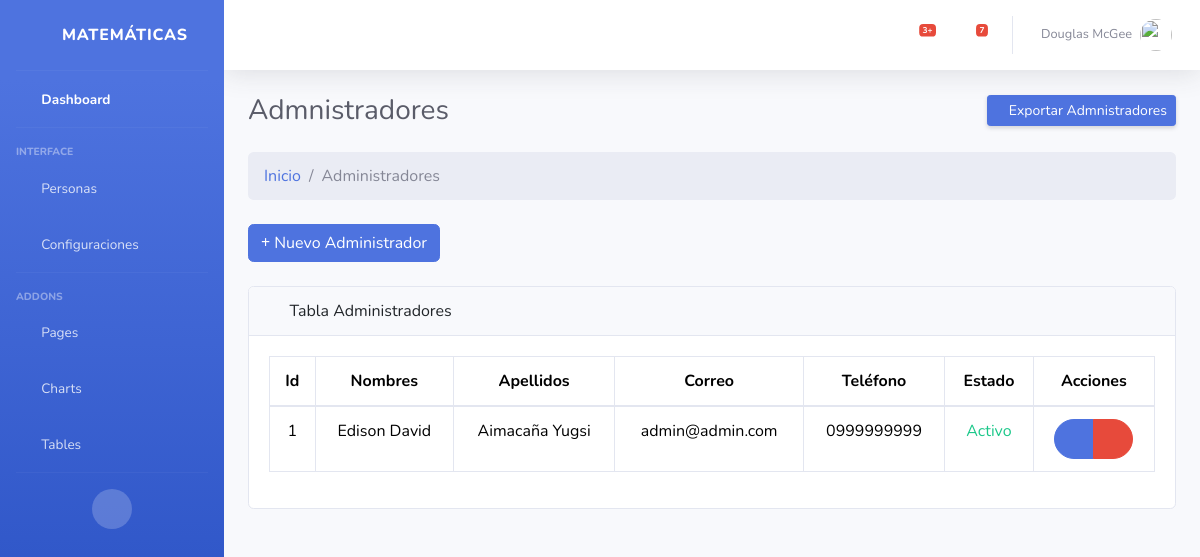
Screenshot of /administrador/ with the database file from the repository.
### Aplicaciones/core/models.py (models this page shows, shortened)
class Administradores(models.Model):
    adm_id = models.AutoField(primary_key=True)
    fk_id_persona = models.ForeignKey(Personas,verbose_name='Persona',on_delete=models.CASCADE)
    adm_fotografia = models.ImageField(default='Sin Foto',null=True,blank=True,verbose_name="Fotografía:")
    adm_estado = models.BooleanField(default=True,verbose_name='Estado:')

class Personas(models.Model):
    per_id = models.AutoField(primary_key=True)
    fk_id_usuario = models.ForeignKey(User,verbose_name='Usuario',on_delete=models.CASCADE)
    per_segundo_nombre = models.CharField(max_length=50,default="Null",null=False,verbose_name="Segundo nombre:")
    per_segundo_apellido = models.CharField(max_length=50,default="Null",null=False,verbose_name="Segundo apellido:")
    per_fecha_nacimiento = models.DateField(default="Null",verbose_name="Fecha de nacimiento:")
    per_cedula = models.CharField(max_length=15,default="Null",null=False,verbose_name="Cédula:")
    per_telefono = models.CharField(max_length=15,default="Null",null=True,verbose_name="Teléfono:")
    per_fecha_actualizacion = models.DateTimeField(auto_now=True,verbose_name='Actualizado el:')

### Aplicaciones/core/views/crud_administrador_views.py (the view)
# urls.py: path('administrador/', crud_administrador_views.index, name='administrador_index'),
def index(request):
    administradores = Administradores.objects.all()  # Obtener todos los administradores
    return render(request, 'administrador/index.html', {'administradores': administradores})

### Aplicaciones/core/templates/administrador/index.html (shortened to what this page needs)
{% extends 'plantillas/MasterAdmin.html' %}
{% load static %}
{% block css %}
<link href="{% static 'vendor/fontawesome-free/css/all.min.css' %}" rel="stylesheet" type="text/css">
{% endblock %}
{% block content %}
<div class="container-fluid ">
  <div class="d-sm-flex align-items-center justify-content-between mb-4">
    <h1 class="h3 mb-0 text-gray-800">Admnistradores</h1>
    <a href="#" class="d-none d-sm-inline-block btn btn-sm btn-primary shadow-sm"> Exportar Admnistradores </a>
  </div>
  <ol class="breadcrumb mb-4">
    <li class="breadcrumb-item"><a href="{% url 'inicio' %}">Inicio</a></li>
    <li class="breadcrumb-item active">Administradores</li>
  </ol>
  <div class="mb-4">
    <a href="{% url 'administrador_create' %}" class="btn btn-primary"><i class="fas fa-plus"></i> Nuevo
      Administrador</a>
  </div>
  <div class="card mb-4">
    <div class="card-header">
      <i class="fas fa-table me-1"></i>
      Tabla Administradores
    </div>
    <div class="card-body">
      <div class="table-responsive">
        <table class="table table-bordered text-center" id="tbl-admin" width="100%" cellspacing="0">
          <thead>
            <tr>
              <th>Id</th>
              <th>Nombres</th>
              <th>Apellidos</th>
              <th>Correo</th>
              <th>Teléfono</th>
              <th>Estado</th>
              <th>Acciones</th>
            </tr>
          </thead>
          <tbody>
            {% for admin in administradores %}
              <tr>
                <td>{{admin.adm_id}}</td>
                <td>{{admin.fk_id_persona.fk_id_usuario.first_name}} {{admin.fk_id_persona.per_segundo_nombre}}</td>
                <td>{{admin.fk_id_persona.fk_id_usuario.last_name}} {{admin.fk_id_persona.per_segundo_apellido}}</td>
                <td>{{admin.fk_id_persona.fk_id_usuario.email}}</td>
                <td>{{admin.fk_id_persona.per_telefono}}</td>
                {% if admin.adm_estado %}
                  <td class="text-success">Activo</td>
                {% else %}
                  <td class="text-danger">Inactivo</td>
                {% endif %}
                <td>
                  <div class="btn-group" role="group" aria-label="Basic mixed styles example">
                    <a href="{%url 'administrador_edit' admin.adm_id%}" type="button" class=" btn btn-primary btn-circle "><span><i
                          class="fas fa-pen"></i></span></a>
                    <button type="button" class="btn btn-danger btn-circle" data-bs-toggle="modal"
                      data-bs-target="#confirmarModal"><i class="fas fa-trash"></i></button>
                  </div>
                </td>
              </tr>
            {% empty %}
              <tr>
                <td colspan="6">No hay administradores registrados</td>
              </tr>
            {% endfor %}
          </tbody>
        </table>
      </div>
    </div>
  </div>
</div>
{% endblock %}

### rows the page displays
Administradores: adm_id "1", fk_id_persona.fk_id_usuario.first_name "Edison", fk_id_persona.per_segundo_nombre "David", fk_id_persona.fk_id_usuario.last_name "Aimacaña", fk_id_persona.per_segundo_apellido "Yugsi", fk_id_persona.fk_id_usuario.email "admin@admin.com", fk_id_persona.per_telefono "0999999999", adm_estado "Activo"
